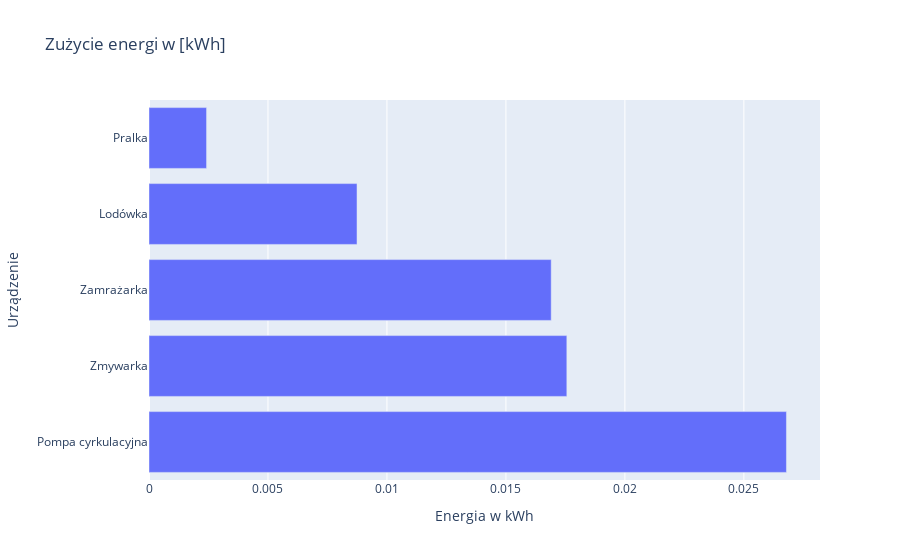

This figure's notebook cell:
### Code cell
barplot(100, True)

### Figure 1 — Plotly figure (JSON) as saved in the notebook; plotly's stock layout.template omitted (floating-point values rounded to 4 significant figures)
{"data": [{"alignmentgroup": "True", "hovertemplate": "Energia w kWh=%{x}<br>Urządzenie=%{y}<extra></extra>", "legendgroup": "", "marker": {"color": "#636efa", "pattern": {"shape": ""}}, "name": "", "offsetgroup": "", "orientation": "h", "showlegend": false, "textposition": "auto", "type": "bar", "x": [0.02679, 0.01756, 0.0169, 0.008742, 0.00242], "xaxis": "x", "y": ["Pompa cyrkulacyjna", "Zmywarka", "Zamrażarka", "Lodówka", "Pralka"], "yaxis": "y"}], "layout": {"autosize": true, "barmode": "relative", "legend": {"tracegroupgap": 0}, "title": {"text": "Zużycie energi w [kWh]"}, "xaxis": {"anchor": "y", "autorange": true, "domain": [0, 1], "range": [0, 0.0282], "title": {"text": "Energia w kWh"}, "type": "linear"}, "yaxis": {"anchor": "x", "autorange": true, "domain": [0, 1], "range": [-0.5, 4.5], "title": {"text": "Urządzenie"}, "type": "category"}}}
